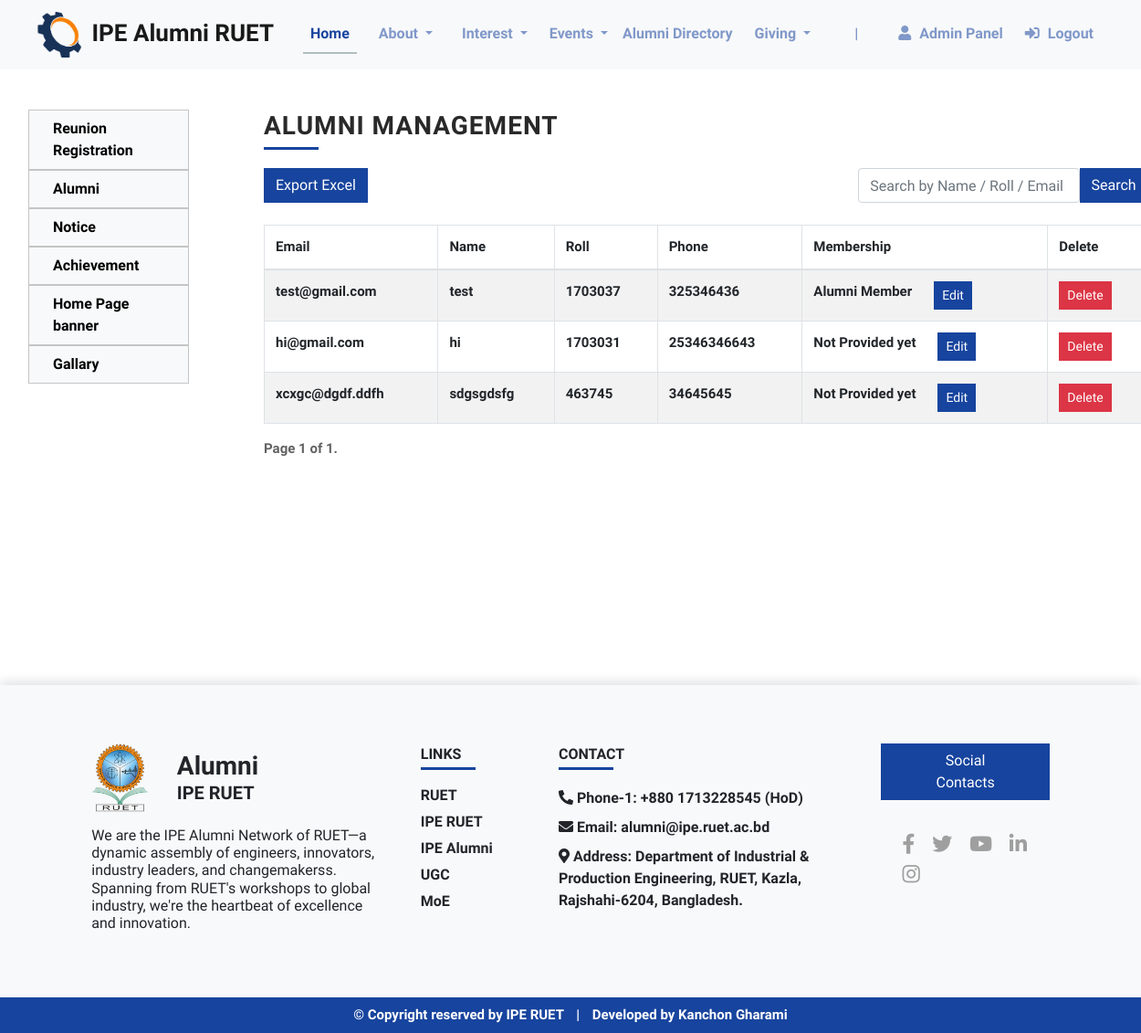
/admin_alumnimanagement/ (signed in), run on an earlier commit of the app's database.
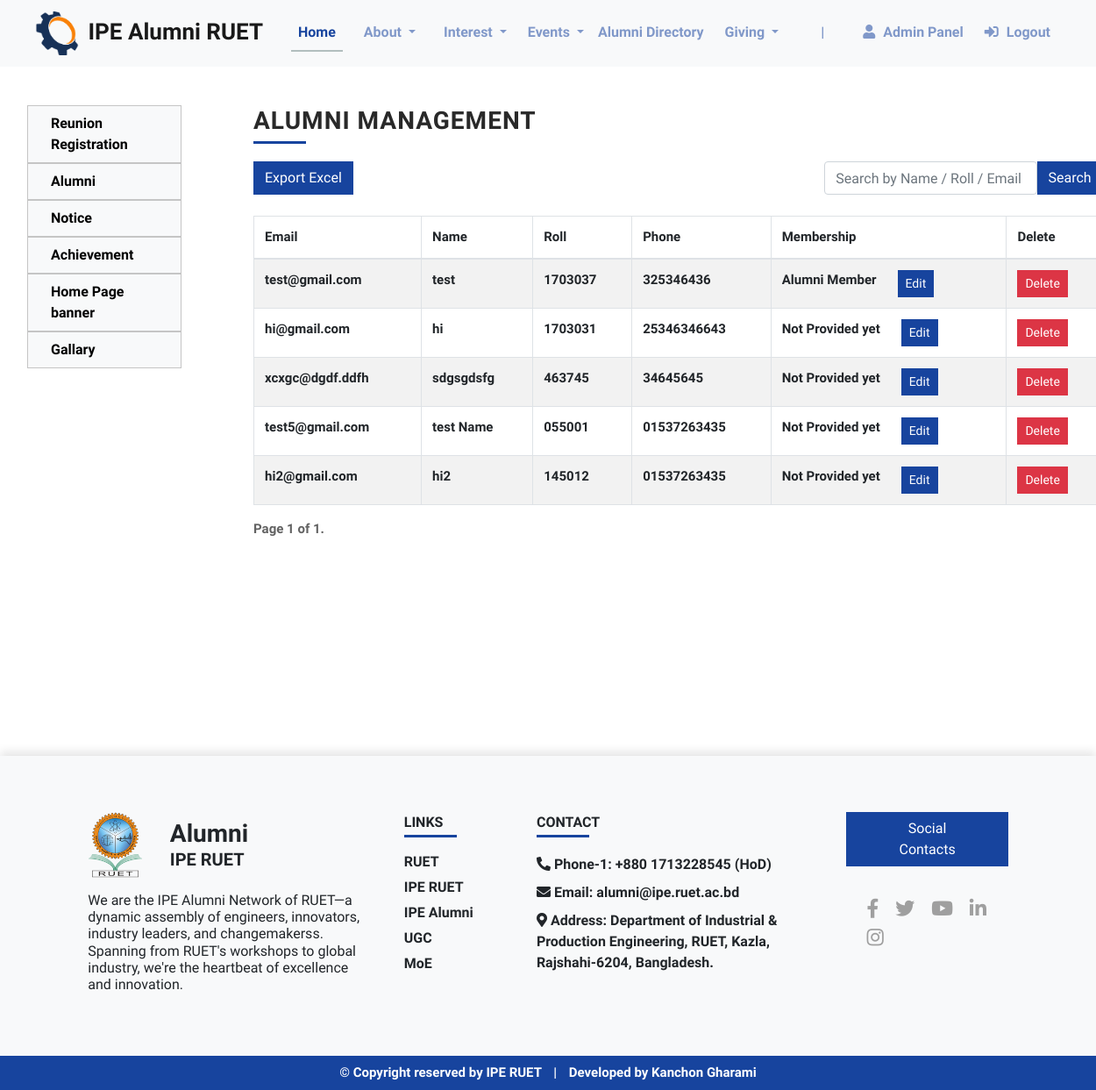
And on a later commit of the database.
### app/models.py (models this page shows, shortened)
class Profile(models.Model):
    SERIES_CHOICES = [(str(year), str(year)) for year in range(2005, 2017)]
    SERIES_CHOICES.append(('faculty_member', 'Faculty Member'))
    phone_regex = RegexValidator(
        regex=r'^\+?([0-9]{1,3})?[-. ]?([0-9]{1,4})[-. ]?([0-9]{1,4})[-. ]?([0-9]{1,9})$',
        message="Enter a valid international phone number."
    )
    BLOOD_GROUP_CHOICES = [
        ('A+', 'A+'), ('A-', 'A-'),
        ('B+', 'B+'), ('B-', 'B-'),
        ('O+', 'O+'), ('O-', 'O-'),
        ('AB+', 'AB+'), ('AB-', 'AB-'),
    ]
    MARITAL_STATUS_CHOICES = [('married', 'Married'), ('single', 'Single')]
    MEMBERSHIP_CHOICES = [
        ('not_provided', 'Not Provided yet'),
        ('alumni_member', 'Alumni Member'),
        ('faculty_member', 'Faculty Member'),
        ('honorary_member', 'Honorary Member'),
        ('life_member', 'Life Member'),
    ]
    user = models.OneToOneField(MyCustomUser, on_delete=models.CASCADE, related_name='profile')
    roll = models.CharField(
        max_length=7,
        validators=[RegexValidator(r'^\d{1,7}$', message="Enter a valid roll number consisting of up to 7 digits.")],
        unique=True
    )
    series = models.CharField(max_length=20, choices=SERIES_CHOICES)
    phone_number = models.CharField(
        validators=[phone_regex],
        max_length=18,
    )
    whatsapp_no = models.CharField(max_length=15, validators=[RegexValidator(r'^\d{10,15}$')], blank=True, null=True)
    current_position = models.CharField(max_length=100)
    current_organization = models.CharField(max_length=100)
    previous_experience = models.TextField(null=True, blank=True)
    certificate = models.TextField(null=True, blank=True)
    skills = models.TextField(null=True, blank=True)
    present_address = models.TextField()
    home_district = models.CharField(max_length=100)
    blood_group = models.CharField(max_length=3, choices=BLOOD_GROUP_CHOICES)
    marital_status = models.CharField(max_length=7, choices=MARITAL_STATUS_CHOICES, null=True, blank=True)
    linkedin = models.URLField(max_length=200, blank=True, null=True)
    facebook = models.URLField(max_length=200, blank=True, null=True)
    profile_picture = models.ImageField(upload_to='profile_pics/')
    membership = models.CharField(
        max_length=20,
        choices=MEMBERSHIP_CHOICES,
        default='not_provided'
    )
    name_of_degree1 = models.CharField(max_length=100, blank=True, null=True)
    institution1 = models.CharField(max_length=100, blank=True, null=True)
    name_of_degree2 = models.CharField(max_length=100, blank=True, null=True)
    institution2 = models.CharField(max_length=100, blank=True, null=True)
    name_of_degree3 = models.CharField(max_length=100, blank=True, null=True)
    institution3 = models.CharField(max_length=100, blank=True, null=True)

class MyCustomUser(AbstractUser):
    username = models.CharField(max_length=30, unique=False, blank=True, null=True)  # Overriding
    email = models.EmailField(_('email address'), unique=True, blank=False, null=False)
    name = models.CharField(max_length=200, blank=False, null=False)
    is_admin = models.BooleanField(default=False)
    is_alumni = models.BooleanField(default=False)
    USERNAME_FIELD = 'email'
    REQUIRED_FIELDS = ['username', 'name']
    objects = CustomUserManager()

### app/decorators.py (the view)
    def _wrapped_view(request, *args, **kwargs):
        if request.user.is_authenticated:
            if request.user.is_admin:
                return view_func(request, *args, **kwargs)
            else:
                return HttpResponseForbidden("You don't have permission to access this page.")
        else:
            return HttpResponseForbidden("You are not authenticated.")

### templates/admin_alumnimanagement.html (shortened to what this page needs)
<!DOCTYPE html>
{% extends 'base.html' %}
{% load static %}
{% block content %}
<div class="container-fluid my-5">
    <div class="row m-0">
      <nav id="sidebarNav" class="col-md-3 col-lg-2 d-md-block sidebar collapse position-fixed custom-sidebar p-0 px-3">
        {% include "admin_sidepannel.html" %}
      </nav>
      <div class="col-md-9 ms-sm-auto col-lg-10 px-md-4 sidebar_show_content">
        <div id="reunion_registration">
            <p class="my_title mb-4">
                <span class="underline_span_left">Alumni Management</span>
            </p>
            <form method="get" class="mt-4">
              <div class="form-group row m-0 my-3">
                <a href="{% url 'app:export_alumni_data' %}" class="btn btn-primary btn-blue my-2">Export Excel</a>
                <input type="text" class="form-control col-xl-3 ml-auto my-2" name="search" value="{{ search_query }}" placeholder="Search by Name / Roll / Email">
                <button type="submit" class="btn btn-primary btn-blue" style="height: 38px; margin-top: 8px;">Search</button>
              </div>
            </form>
            <div class="table-responsive">
                <table class="table table-bordered table-striped">
                    <thead>
                        <tr>
                            <th>Email</th>
                            <th>Name</th>
                            <th>Roll</th>
                            <th>Phone</th>
                            <th>Membership</th>
                            <th>Delete</th>
                        </tr>
                    </thead>
                    <tbody>
                        {% for profile in profiles %}
                        <tr>
                            <td>{{ profile.user.email }}</td>
                            <td>{{ profile.user.name }}</td>
                            <td>{{ profile.roll }}</td>
                            <td>{{ profile.phone_number }}</td>
                            <td>
                                <div class="row m-0">
                                    <p class="m-0 p-0">{{ profile.get_membership_display }}</p>
                                    <button type="button" class="btn btn-primary btn-blue btn-sm ml-4" data-toggle="modal" data-target="#editModal{{ profile.id }}">Edit</button>
                                </div>
                            </td>
                            <td>
                                <form method="post" action="{% url 'app:delete_user' %}">
                                    <button type="submit" class="btn btn-danger btn-sm" onclick="return confirm('Are you sure you want to delete?')">Delete</button>
                                </form>
                            </td>
                        </tr>
                        {% endfor %}
                    </tbody>
                </table>
              </div>
            <div class="paginator">
                <span class="step-links">
                    <span class="current">
                        Page {{ profiles.number }} of {{ profiles.paginator.num_pages }}.
                    </span>
                </span>
            </div>
        </div>
        <div style="height: 80px;"></div>
      </div>
    </div>
</div>
{% endblock %}

### templates/base.html (shortened to what this page needs)
<!DOCTYPE html>
{% load static %}
<html lang="en" dir="ltr">
  <head>
  	<link rel="stylesheet" href="https://maxcdn.bootstrapcdn.com/bootstrap/4.5.0/css/bootstrap.min.css">
  	<link rel="stylesheet" href="https://cdnjs.cloudflare.com/ajax/libs/animate.css/4.0.0/animate.min.css"/>
    <link rel="stylesheet" href="https://cdn.jsdelivr.net/npm/swiper/swiper-bundle.min.css"/>
    <link rel="stylesheet" href="https://cdnjs.cloudflare.com/ajax/libs/font-awesome/5.15.1/css/all.min.css">
  	<link rel="stylesheet" type="text/css" href="{% static 'style.css' %}">
    </head>
    <body>
        <nav class="navbar navbar-expand-lg navbar-light bg-light sticky-top my_menu">
            <a class="navbar-brand" href="{% url 'app:index' %}">
                <img src="{% static 'imgs/logo.png' %}" alt="" class="nav_logo mr-1">
                IPE Alumni RUET
            </a>
            <div class="collapse navbar-collapse" id="navbarNav">
              <ul class="navbar-nav ml-auto">
                <li class="nav-item active mx-2">
                  <a class="nav-link" href="{% url 'app:index' %}">Home <span class="sr-only">(current)</span></a>
                </li>
                <li class="nav-item dropdown mx-2">
                    <a class="nav-link dropdown-toggle" href="{% url 'app:about' %}" id="navbarDropdown" role="button" data-toggle="dropdown" aria-haspopup="true" aria-expanded="false">
                        About
                    </a>
                </li>
                <li class="nav-item dropdown mx-2">
                    <a class="nav-link dropdown-toggle" href="#" id="navbarDropdown" role="button" data-toggle="dropdown" aria-haspopup="true" aria-expanded="false">
                        Interest
                    </a>
                </li>
                <li class="nav-item dropdown">
                    <a class="nav-link dropdown-toggle" href="#" id="navbarDropdown" role="button" data-toggle="dropdown" aria-haspopup="true" aria-expanded="false">
                      Events
                    </a>
                  </li>
                <li class="nav-item">
                  <a class="nav-link" href="{% url 'app:all_alumni' %}">Alumni Directory</a>
                </li>
                <li class="nav-item dropdown mx-2">
                    <a class="nav-link dropdown-toggle" href="#" id="navbarDropdown" role="button" data-toggle="dropdown" aria-haspopup="true" aria-expanded="false">
                        Giving
                    </a>
                </li>
                <li class="nav-item">
                    <a class="nav-link mx-4 hide_in_android" href="#">|</a>
                </li>
                {% if user.is_authenticated %}
                <li class="nav-item">
                    {% if user.is_alumni %}
                        <a href="{% url 'app:alumni_profile'  pk=user.pk %}" class="nav-link mx-1 p-0" style="padding-top: 6px !important;">
                            {% if user.profile %}
                                <img src="{{ user.profile.profile_picture.url }}" alt="{{ user.name }}" class="img-fluid mr-1 m-0 p-0" style="border-radius: 50%; width: 30px; height: 30px;">
                            {% else %}
                                <i class="fas fa-user" style="margin-right: 5px;"></i>
                            {% endif %}
                            Profile
                        </a>
                    {% elif user.is_admin %}
                        <a href="{% url 'app:admin_dashboard' %}" class="nav-link mx-1">
                            <i class="fas fa-user" style="margin-right: 5px;"></i> Admin Panel
                        </a>
                    {% elif user.is_superuser %}
                        <a href="#" class="nav-link mx-1">
                            <i class="fas fa-user" style="margin-right: 5px;"></i> Superuser
                        </a>
                    {% endif %}
                </li>
                <li class="nav-item">
                    <a href="{% url 'app:logout' %}" class="nav-link mx-1 ">
                        <i class="fas fa-sign-in-alt" style="margin-right: 5px;"></i> Logout
                    </a>
                </li>
                {% endif %}
              </ul>
            </div>
        </nav>
        {% block content %}
        {% endblock %}
        <div class="section_gap"></div>
        <div class="bg-light my_footer py-5">
            <div class="row m-0 d-flex justify-content-center py-3">
                <div class="col-xl-3 mx-4 p-0">
                    <div class="row m-0 mb-3">
                        <img src="{% static 'imgs/ruet_logo.png' %}" alt="" class="img-fluid footer_ruet_logo">
                        <div class="col mt-2 mx-3" style="font-weight: 900;">
                            <h3 style="font-weight: 900;" class="m-0">Alumni</h3>
                            <h5 style="font-weight: 900;" class="m-0">IPE RUET</h5>
                        </div>
                    </div>
                    <h6 class="fw-500">
                        We are the IPE Alumni Network of RUET—a dynamic assembly of engineers, innovators, industry leaders, and changemakerss. Spanning from RUET's workshops to global industry, we're the heartbeat of excellence and innovation.
                    </h6>
                </div>
                <div class="col-xl-1 mx-4 p-0">
                    <p class="footer_heading">
                        Links
                    </p>
                    <ul class="footer_list p-0">
                        <li><a href="https://www.ruet.ac.bd/">RUET</a></li>
                        <li><a href="http://www.ipe.ruet.ac.bd/">IPE RUET</a></li>
                        <li><a href="{% url 'app:all_alumni' %}">IPE Alumni</a></li>
                        <li><a href="https://ugc.gov.bd/">UGC</a></li>
                        <li><a href="https://moedu.gov.bd/">MoE</a></li>
                    </ul>
                </div>
                <div class="col-xl-3 mx-2">
                    <p class="footer_heading">
                        Contact
                    </p>
                    <ul class="footer_list p-0">
                        <li class="my-2"><i class="fas fa-phone-alt"></i> Phone-1: +880 1713228545 (HoD)</li>
                        <li class="my-2"><i class="fas fa-envelope"></i> Email: alumni@ipe.ruet.ac.bd</li>
                        <li class="my-2"><i class="fas fa-map-marker-alt"></i> Address: Department of Industrial & Production Engineering, RUET, Kazla, Rajshahi-6204, Bangladesh.</li>
                    </ul>
                </div>
                <div class="col-xl-2 mx-4 p-0">
                    <button class="btn btn-primary btn-blue px-5 ml-4">Social Contacts</button>
                    <ul class="footer_social_media my-4 py-2">
                        <li><a rel="nofollow" href="#"><i class="fab fa-facebook-f" aria-hidden="true"></i></a></li>
                        <li><a rel="nofollow" href="#"><i class="fab fa-twitter" aria-hidden="true"></i></a></li>
                        <li><a rel="nofollow" href="#"><i class="fab fa-youtube" aria-hidden="true"></i></a></li>
                        <li><a rel="nofollow" href="#"><i class="fab fa-linkedin-in" aria-hidden="true"></i></a></li>
                        <li><a rel="nofollow" href="#"><i class="fab fa-instagram" aria-hidden="true"></i></a></li>
                    </ul>
                </div>
            </div>
        </div>
        <div class="container-fluid bg-blue m-0 py-2">
            <p class="text-center text-white fs-15 m-0">
                © Copyright reserved by IPE RUET <span style="margin: 0 10px;">|
                </span> Developed by <a href="https://kanchon-gharami.github.io/portfolio/" style="color: white;">Kanchon Gharami</a>
            </p>
        </div>
  </body>
</html>
<link rel="stylesheet" href="https://cdn.datatables.net/1.10.25/css/dataTables.bootstrap4.min.css">

### templates/admin_sidepannel.html
<ul class="nav flex-column bg-light">
    <li class="nav-item">
      <a class="nav-link active" href="{% url 'app:admin_dashboard' %}">Reunion Registration</a>
    </li>
    <li class="nav-item">
      <a class="nav-link active" href="{% url 'app:admin_alumnimanagement' %}">Alumni</a>
    </li>
    <li class="nav-item">
      <a class="nav-link" href="{% url 'app:adminpannel_notice' %}">Notice</a>
    </li>
    <li class="nav-item">
      <a class="nav-link" href="{% url 'app:adminpannel_achievement' %}">Achievement</a>
    </li>
    <li class="nav-item">
      <a class="nav-link" href="{% url 'app:admin_carousel' %}">Home Page banner</a>
    </li>
    <li class="nav-item">
      <a class="nav-link" href="{% url 'app:admin_gallary' %}">Gallary</a>
    </li>
</ul>

What changed in the data, as far as the page shows it:
added Profile: user.email "test5@gmail.com", user.name "test Name", roll "055001", phone_number "01537263435", membership "Not Provided yet"
added Profile: user.email "hi2@gmail.com", user.name "hi2", roll "145012", phone_number "01537263435", membership "Not Provided yet"
